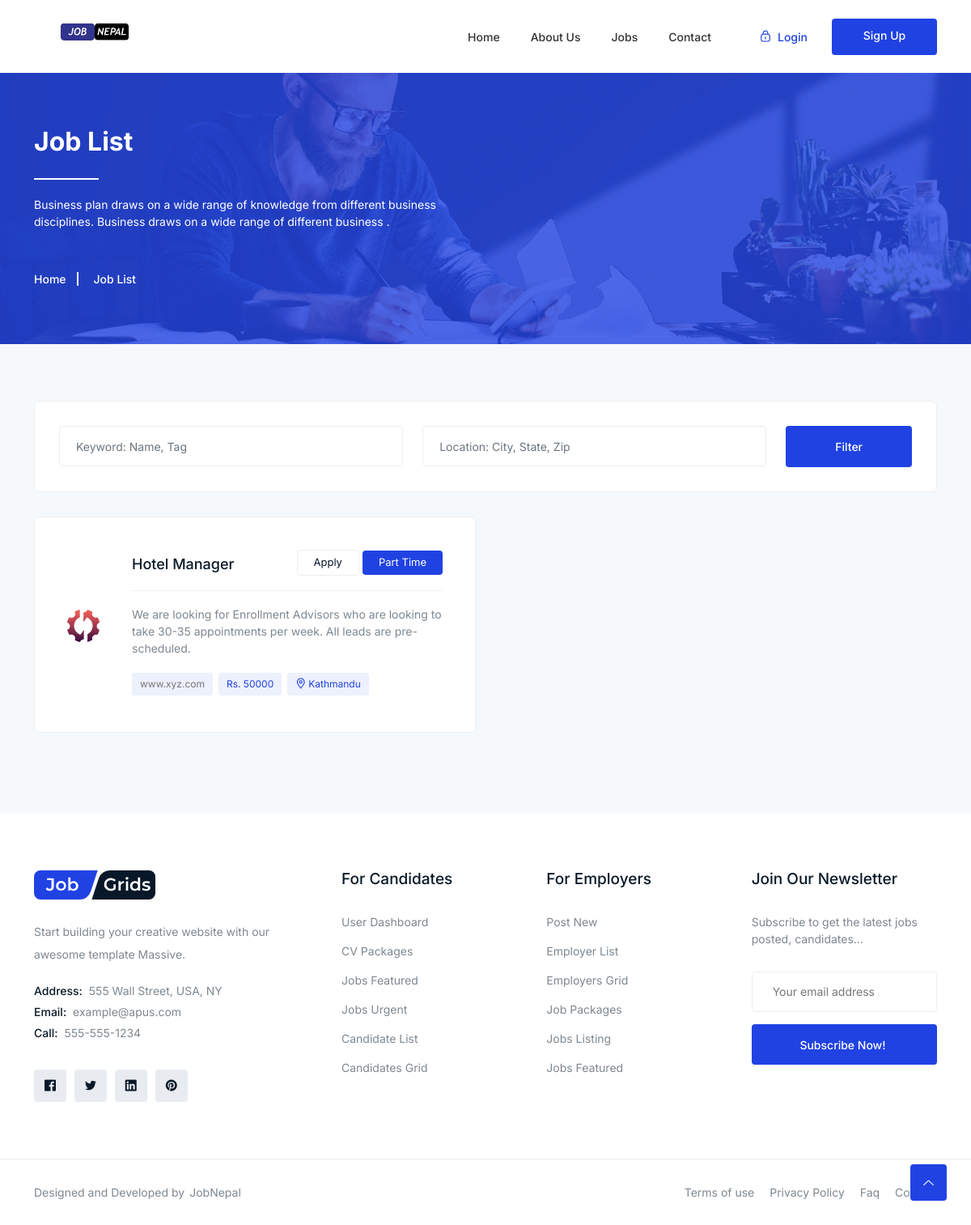
The page /jobs/job-list/ on the database as committed earlier.
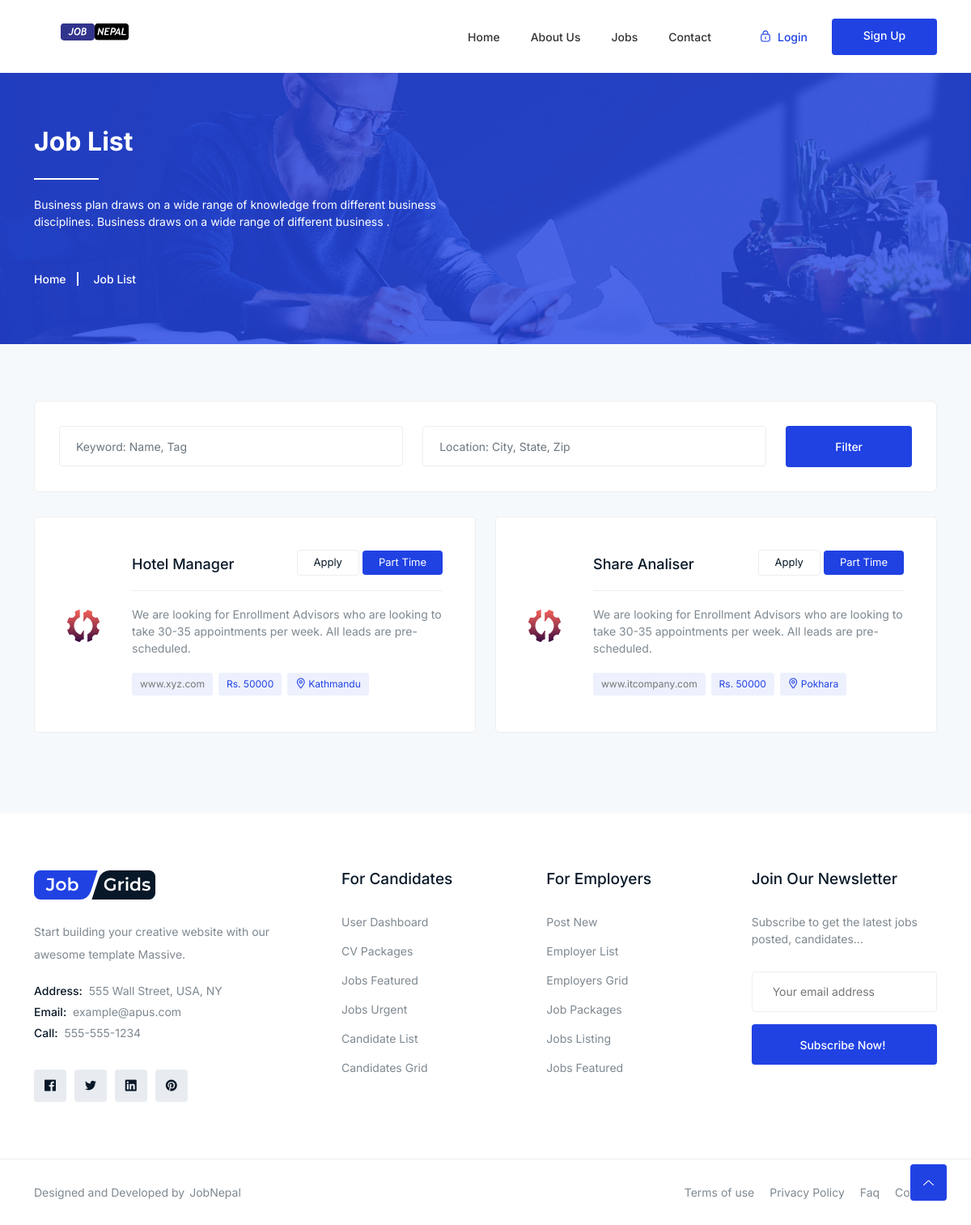
The same page on the database as committed later.
### job/models.py (models this page shows, shortened)
class Job(models.Model):
    user = models.ForeignKey(Account, on_delete=models.CASCADE)
    job_title = models.CharField(max_length=255)
    job_slug = models.SlugField(max_length=100, unique=True)
    job_type = models.ForeignKey(JobType, on_delete=models.SET_NULL, null=True)
    category = models.ForeignKey(Category, on_delete=models.SET_NULL, null=True)
    application_deadline = models.DateField(null=True)
    salary = models.CharField(max_length=100, blank=True)
    job_description = models.TextField()
    job_requirements = models.TextField()
    company_name = models.CharField(max_length=255)
    company_website = models.CharField(max_length=255)
    company_location = models.CharField(max_length=255)
    is_featured = models.BooleanField(default=False)
    job_post_date = models.DateTimeField(null=True)
    def get_url(self):
        return reverse('jobDetail',args=[self.category.slug, self.job_slug])

### jobType/models.py (models this page shows)
class JobType(models.Model):
    job_type_name = models.CharField(max_length=50, unique=True)
    slug          = models.SlugField(max_length=100, unique=True)
    is_active     = models.BooleanField(default=False)
    def __str__(self):
        return self.job_type_name

### job/views.py (the view)
# urls.py: path('job-list/', views.jobList, name='jobList'),
def jobList(request, category_slug=None):
    categories = None
    jobs = None
    if category_slug != None:
        categories = get_object_or_404(Category, slug=category_slug)
        jobs = Job.objects.filter(category=categories)
        paginator = Paginator(jobs, 1)
        page = request.GET.get('page')
        paged_jobs = paginator.get_page(page)
    else:
        jobs = Job.objects.all().order_by('id')
        paginator = Paginator(jobs, 4)
        page = request.GET.get('page')
        paged_jobs = paginator.get_page(page)
    context = {
        'jobs': paged_jobs,
        'page_title': 'Job List'
    }
    return render(request, 'job/job-list.html',context)

### category/context_processors.py (called while the page is built)
def categories_links(request):
    category_links = Category.objects.all()
    return dict(category_links=category_links)

### jobType/context_processors.py (called while the page is built)
def job_type_links(request):
    job_type_links = JobType.objects.all()
    return dict(job_type_links=job_type_links)

### templates/job/job-list.html (shortened to what this page needs)
{% extends "layouts/base.html" %}
{% load static %}
{% block content %}
   {% include "layouts/breadcrumb.html" %}
    <section class="find-job job-list section">
        <div class="search-job">
            <div class="container">
                <div class="search-nner">
                    <div class="row">
                        <div class="col-lg-5 col-md-5 col-xs-12">
                            <input type="text" class="form-control" placeholder="Keyword: Name, Tag">
                        </div>
                        <div class="col-lg-5 col-md-5 col-xs-12">
                            <input type="text" class="form-control" placeholder="Location: City, State, Zip">
                        </div>
                        <div class="col-lg-2 col-md-2 col-xs-12 button">
                            <button type="submit" class="btn btn-common float-right">Filter</button>
                        </div>
                    </div>
                </div>
            </div>
        </div>
        <div class="container">
            <div class="single-head">
                <div class="row">
                    {% if jobs %}
                    {% for job in jobs %}
                    <div class="col-lg-6 col-12">
                        <div class="single-job">
                            <div class="job-image">
                                <img src="assets/images/jobs/img1.png" alt="#">
                            </div>
                            <div class="job-content">
                                <h4><a href="{{ job.get_url }}">{{ job.job_title }}</a></h4>
                                <p>We are looking for Enrollment Advisors who are looking to take 30-35 appointments per
                                    week. All leads are pre-scheduled. </p>
                                <ul>
                                    <li><a href="#">{{ job.company_website }}</a></li>
                                    <li>Rs. {{ job.salary }}</li>
                                    <li><i class="lni lni-map-marker"></i>{{ job.company_location }}</li>
                                </ul>
                            </div>
                            <div class="job-button">
                                <ul>
                                    <li><a href="{{ job.get_url }}">Apply</a></li>
                                    <li><span>{{ job.job_type }}</span></li>
                                </ul>
                            </div>
                        </div>
                    </div>
                    {% endfor %}
                    {% endif %}
                </div>
            </div>
        </div>
    </section>
{% endblock %}

### templates/layouts/base.html (shortened to what this page needs)
<!DOCTYPE html>
{% load static %}
<html class="no-js" lang="zxx">
<head>
    <link rel="stylesheet" href="{% static 'assets/css/bootstrap.min.css' %}" />
    <link rel="stylesheet" href="{% static 'assets/css/LineIcons.2.0.css' %}" />
    <link rel="stylesheet" href="{% static 'assets/css/animate.css' %}" />
    <link rel="stylesheet" href="{% static 'assets/css/tiny-slider.css' %}" />
    <link rel="stylesheet" href="{% static 'assets/css/glightbox.min.css' %}" />
    <link rel="stylesheet" href="{% static 'assets/css/main.css' %}" />
</head>
<body>
    <header class="header other-page">
        <div class="navbar-area">
            <div class="container">
                <div class="row align-items-center">
                    <div class="col-lg-12">
                        <nav class="navbar navbar-expand-lg">
                            <a class="navbar-brand logo" href="{% url 'home' %}">
                                <img class="logo1" src="{% static 'assets/images/logo/joblogo.svg' %}" height="90px" alt="Logo" />
                            </a>
                            <div class="collapse navbar-collapse sub-menu-bar" id="navbarSupportedContent">
                                <ul id="nav" class="navbar-nav ml-auto">
                                    <li class="nav-item"><a href="{% url 'home' %}">Home</a> </li>
                                    <li class="nav-item"><a href="{% url 'aboutUs' %}">About Us </a> </li>
                                    <li class="nav-item"><a href="#">Jobs</a>
                                    </li>
                                    <li class="nav-item"><a href="{% url 'contactUs' %}">Contact </a> </li>
                                </ul>
                            </div>
                             {% if user.id is None %}
                            <div class="button">
                                <a href="{% url 'login' %}"class="login"><i class="lni lni-lock-alt"></i> Login</a>
                                <a href="{% url 'register' %}" class="btn">Sign Up</a>
                            </div>
                            {% endif %}
                        </nav>
                    </div>
                </div>
            </div>
        </div>
    </header>
 {% block content %}
 {% endblock %}
 <footer class="footer">
        {% if user.id is None %}
        <div class="footer-middle">
            <div class="container">
                <div class="row">
                    <div class="col-lg-4 col-md-6 col-12">
                        <div class="f-about single-footer">
                            <div class="logo">
                                <a href="{% url 'home' %}"><img src="{% static 'assets/images/logo/logo.svg' %}" alt="Logo"></a>
                            </div>
                            <p>Start building your creative website with our awesome template Massive.</p>
                            <ul class="contact-address">
                                <li><span>Address:</span> 555 Wall Street, USA, NY</li>
                                <li><span>Email:</span> example@apus.com</li>
                                <li><span>Call:</span> 555-555-1234</li>
                            </ul>
                            <div class="footer-social">
                                <ul>
                                    <li><a href="#"><i class="lni lni-facebook-original"></i></a></li>
                                    <li><a href="#"><i class="lni lni-twitter-original"></i></a></li>
                                    <li><a href="#"><i class="lni lni-linkedin-original"></i></a></li>
                                    <li><a href="#"><i class="lni lni-pinterest"></i></a></li>
                                </ul>
                            </div>
                        </div>
                    </div>
                    <div class="col-lg-8 col-12">
                        <div class="row">
                            <div class="col-lg-4 col-md-6 col-12">
                                <div class="single-footer f-link">
                                    <h3>For Candidates</h3>
                                    <ul>
                                        <li><a href="#">User Dashboard</a></li>
                                        <li><a href="#">CV Packages</a></li>
                                        <li><a href="#">Jobs Featured</a></li>
                                        <li><a href="#">Jobs Urgent</a></li>
                                        <li><a href="#">Candidate List</a></li>
                                        <li><a href="#">Candidates Grid</a></li>
                                    </ul>
                                </div>
                            </div>
                            <div class="col-lg-4 col-md-6 col-12">
                                <div class="single-footer f-link">
                                    <h3>For Employers</h3>
                                    <ul>
                                        <li><a href="#">Post New</a></li>
                                        <li><a href="#">Employer List</a></li>
                                        <li><a href="#">Employers Grid</a></li>
                                        <li><a href="#">Job Packages</a></li>
                                        <li><a href="#">Jobs Listing</a></li>
                                        <li><a href="#">Jobs Featured</a></li>
                                    </ul>
                                </div>
                            </div>
                            <div class="col-lg-4 col-md-6 col-12">
                                <div class="single-footer newsletter">
                                    <h3>Join Our Newsletter</h3>
                                    <p>Subscribe to get the latest jobs posted, candidates...</p>
                                    <form action="mail/mail.php" method="get" target="_blank" class="newsletter-inner">
                                        <input name="EMAIL" placeholder="Your email address" class="common-input"
                                            onfocus="this.placeholder = ''"
                                            onblur="this.placeholder = 'Your email address'" required="" type="email">
                                        <div class="button">
                                            <button class="btn">Subscribe Now! </button>
                                        </div>
                                    </form>
                                </div>
                            </div>
                        </div>
                    </div>
                </div>
            </div>
        </div>{% endif %}
        <div class="footer-bottom">
            <div class="container">
                <div class="inner">
                    <div class="row">
                        <div class="col-lg-6 col-md-6 col-12">
                            <div class="left">
                                <p>Designed and Developed by<a href="https://graygrids.com/" rel="nofollow"
                                        target="_blank">JobNepal</a></p>
                            </div>
                        </div>
                        <div class="col-lg-6 col-md-6 col-12">
                            <div class="right">
                                <ul>
                                    <li><a href="#">Terms of use</a></li>
                                    <li><a href="#"> Privacy Policy</a></li>
                                    <li><a href="#">Faq</a></li>
                                    <li><a href="#">Contact</a></li>
                                </ul>
                            </div>
                        </div>
                    </div>
                </div>
            </div>
        </div>
    </footer>
    <a href="#" class="scroll-top btn-hover">
        <i class="lni lni-chevron-up"></i>
    </a>
</body>
</html>

### templates/layouts/breadcrumb.html
 <div class="breadcrumbs overlay">
        <div class="container">
            <div class="row">
                <div class="col-12">
                    <div class="breadcrumbs-content">
                        <h1 class="page-title">{% block secondTitle %} {{ page_title|default:" "}} {% endblock  %}</h1>
                        <p>Business plan draws on a wide range of knowledge from different business<br> disciplines.
                            Business draws on a wide range of different business .</p>
                    </div>
                    <ul class="breadcrumb-nav">
                        <li><a href="{% url 'home' %}">Home</a></li>
                        <li>{% block breadcrumbTitle %} {{ page_title|default:" "}} {% endblock  %}</li>
                    </ul>
                </div>
            </div>
        </div>
    </div>

Rows that differ between the two databases and show on the page:
added Job: job_title "Share Analiser", company_website "www.itcompany.com", salary "50000", company_location "Pokhara", job_type "Part Time"
